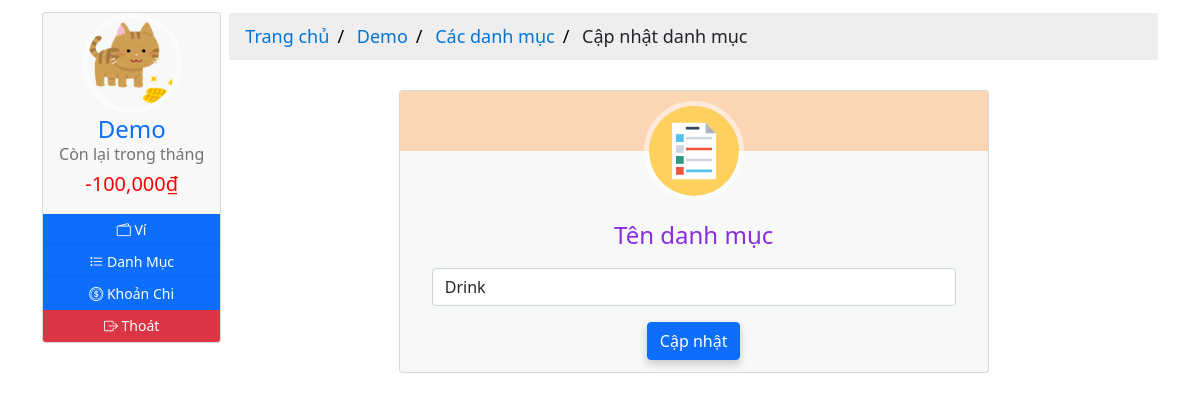
/1/1/update_item (signed in), run on the app's committed database.
### moneymanagement/models.py (models this page shows, shortened)
class User(db.Model, UserMixin):
  __tablename__ = 'users'
  id = db.Column(db.Integer, primary_key=True)
  email = db.Column(db.String(64), nullable=False, unique=True, index=True)
  username = db.Column(db.String(64), nullable=False, unique=True, index=True)
  password_hash = db.Column(db.String(128))
  profile_image = db.Column(db.String(64), nullable=False, default='df_profile.svg')
  wallets = db.relationship('Wallet', back_populates='owner', lazy='dynamic')
  items = db.relationship('Item', back_populates='users', lazy='dynamic')
  expenditures = db.relationship('Expenditure', back_populates='users', lazy=True)
  money_saving = db.relationship('MoneySaving', back_populates='user', lazy='dynamic')
  def total_expenses_by_date(self, date):
    total = 0
    for wallet in self.wallets:
      total += wallet.total_expense_by_date(date)
    return total
  def total_balance_by_date(self, date):
    total = 0
    for wallet in self.wallets:
      total += wallet.total_balance_by_date(date)
    return total
  def rest_balance_by_date(self, date):
    return self.total_balance_by_date(date) - self.total_expenses_by_date(date)

class TrackBalance(db.Model):
  __tablename__ = 'trackbalances'
  id = db.Column(db.Integer, primary_key=True)
  date = db.Column(db.DateTime, nullable=False, unique=True, index=True)
  balance = db.Column(db.Integer, nullable=False, default=0)
  description = db.Column(db.String(128))
  check = db.Column(db.Boolean, default=False)
  wallet_id = db.Column(db.Integer, db.ForeignKey('wallets.id'))
  wallet = db.relationship('Wallet', back_populates='track_balances', uselist=False)

class Expenditure(db.Model):
  __tablename__ = 'expenditures'
  id = db.Column(db.Integer, primary_key=True)
  name = db.Column(db.String(32), nullable=False)
  date = db.Column(db.Date, nullable=False, default=datetime.utcnow().strftime('%Y-%m-%d'))
  description = db.Column(db.String(128), nullable=False, default='Không có miêu tả nào')
  amount = db.Column(db.Integer, nullable=False, default=0)
  item_id = db.Column(db.Integer, db.ForeignKey('items.id'))
  items = db.relationship('Item', back_populates='expenditures', uselist=False)
  user_id = db.Column(db.Integer, db.ForeignKey('users.id'))
  users = db.relationship('User', back_populates='expenditures', uselist=False)
  wallet_id = db.Column(db.Integer, db.ForeignKey('wallets.id'))
  wallet = db.relationship('Wallet', back_populates='expenditures', uselist=False)

class Item(db.Model):
  __tablename__ = 'items'
  id = db.Column(db.Integer, primary_key=True)
  name = db.Column(db.String(32), nullable=False)
  user_id = db.Column(db.Integer, db.ForeignKey('users.id'))
  wallet_id = db.Column(db.Integer, db.ForeignKey('wallets.id'))
  users = db.relationship('User', back_populates='items',uselist=False)
  expenditures = db.relationship('Expenditure', back_populates='items', lazy='dynamic')
  wallet = db.relationship('Wallet', back_populates='items', uselist=False)

### moneymanagement/items/views.py (the view)
@items_blueprint.route('/<int:user_id>/<int:item_id>/update_item', methods=['GET', 'POST'])
@login_required
def update(user_id, item_id):
  if not Item.query.filter_by(user_id=current_user.id, id=item_id).first():
    abort(404)
  item = Item.query.get(item_id)
  form = UpdateItemForm()
  if form.validate_on_submit():
    item.name = form.name.data
    db.session.commit()
    flash('Danh mục đã cập nhật!')
    return redirect(url_for('users.item', user_id=user_id))
  elif request.method == 'GET':
    form.name.data = item.name
  return render_template('items/update.html', form=form, user_id=user_id, item_id=item_id)

### moneymanagement/items/forms.py (shortened to what this page needs)
class UpdateItemForm(FlaskForm):
  name = StringField('Name', validators=[DataRequired(), Length(min=1, max=32)])
  submit = SubmitField('Submit')

### moneymanagement/__init__.py (called while the page is built)
@app.context_processor
def inject_now():
    return {'now': datetime.utcnow()}

### moneymanagement/models.py (called while the page is built)
@login_manager.user_loader
def load_user(user_id):
  return User.query.get(user_id)

  def total_balance_by_date(self, date):
    total = 0
    for track in self.track_balances:
      if date in track.date.strftime('%Y-%m-%d'):
        total += track.balance
    return total

  def total_expense_by_date(self, date):
    total = 0
    for expense in self.expenditures:
      if date in expense.date.strftime('%Y-%m-%d'):
        total += expense.amount
    return total

### moneymanagement/templates/items/update.html (shortened to what this page needs)
{% extends 'base-2.html' %}
{%block breadcrumb %}
<div class="content-breadcrumb">
  <ul class="breadcrumb">
    <li>
      <a href="{{ url_for('core.home', user_id=current_user.id) }}"
        >Trang chủ</a
      >
    </li>
    <li><a href="#">{{ current_user.username }}</a></li>
    <li><a href="{{ url_for('users.item', user_id=current_user.id) }}">Các danh mục</a></li>
    <li>Cập nhật danh mục</li>
  </ul>
</div>
{% endblock breadcrumb %}
{%block content %}
<div class="content-home">
  <div class="container">
    <div class="row">
      <div class="col-sm-2"></div>
      <div class="col-sm-8">
        <div class="card hovercard">
          <div class="avatar">
            <a href="#">
              <img
                alt=""
                src="{{ url_for('static', filename='icons/list-icon.svg') }}"
              />
            </a>
          </div>
          <div class="info">
            <div class="title">
              <p><h4 class="color">Tên danh mục</h4></p>
            </div>
            <div class="container" align="left">
              <form method="POST">
                <div class="row">
                  <div class="col-sm-12">
                    {{form.name(class="form-control") }} {{ render_error(form.name) }}
                  </div>
                </div>
                <div class="col-12 button-center">{{ form.submit(class="btn btn-primary", value="Cập nhật") }}</div>
              </form>
            </div>
          </div>
        </div>
      </div>
      <div class="col-sm-2"></div>
    </div>
  </div>
</div>
{% endblock content %}

### moneymanagement/templates/base-2.html (shortened to what this page needs)
{% from "_render_field.html" import render_field, render_error %}
<!DOCTYPE html>
<html lang="en">
  <head>
    <link
      rel="stylesheet"
      type="text/css"
      href="{{ url_for('static', filename='styles/main.css') }}"
    />
    <link
      rel="stylesheet"
      type="text/css"
      href="{{ url_for('static', filename='styles/profile.css') }}"
    />
    <link
      rel="stylesheet"
      type="text/css"
      href="{{ url_for('static', filename='styles/card.css') }}"
    />
    <link
      rel="stylesheet"
      type="text/css"
      href="{{ url_for('static', filename='styles/table.css') }}"
    />
    <link
      rel="stylesheet"
      type="text/css"
      href="{{ url_for('static', filename='styles/pagination.css') }}"
    />
    <link
      rel="stylesheet"
      href="https://cdnjs.cloudflare.com/ajax/libs/font-awesome/4.7.0/css/font-awesome.min.css"
    />
    <link
      rel="stylesheet"
      href="https://cdn.jsdelivr.net/npm/bootstrap-icons@1.7.2/font/bootstrap-icons.css"
    />
    <link
      href="https://cdn.jsdelivr.net/npm/bootstrap@5.1.1/dist/css/bootstrap.min.css"
      rel="stylesheet"
    />
  </head>
  <body>
    <div class="container">
      <div class="row g-2">
        <div class="col-sm-2">
          <div class="card hovercard">
            <div class="avatar-profile">
              <a href="#" data-bs-toggle="modal" data-bs-target="#exampleModal">
                <img
                  alt=""
                  src="{{ url_for('static', filename='profile_pics/' + current_user.profile_image) }}"
                />
              </a>
            </div>
            <div class="info">
              <div class="title">
                <a
                  target="_blank"
                  href="#"
                  data-bs-toggle="modal"
                  data-bs-target="#exampleModal"
                  >{{ current_user.username }}</a
                >
              </div>
              {% block current_balance %}
              <div class="desc"><h6>Còn lại trong tháng</h6></div>
              <div class="desc">
                {% if current_user.rest_balance_by_date(now.strftime('%Y-%m')) >
                (current_user.total_balance_by_date(now.strftime('%Y-%m')) / 2)
                %}
                <h5 style="color: green">
                  {{
                  "{:,.0f}".format(current_user.rest_balance_by_date(now.strftime('%Y-%m')))
                  }}<span>&#8363;</span>
                </h5>
                {%else %}
                <h5 style="color: red">
                  {{
                  "{:,.0f}".format(current_user.rest_balance_by_date(now.strftime('%Y-%m')))
                  }}<span>&#8363;</span>
                </h5>
                {% endif %}
              </div>
              {% endblock current_balance %}
            </div>
            <div
              class="bottom"
              id="none-padding-margin"
              style="text-align: center"
            >
              <div class="title">
                <div class="row g2">
                  <a
                    class="btn btn-primary btn-sm margin btn-icon"
                    href="{{ url_for('users.wallet', user_id=current_user.id) }}"
                  >
                    <i class="bi bi-wallet2"></i><span>&nbsp;Ví</span>
                  </a>
                </div>
              </div>
              <div class="title">
                <div class="row g2" style="text-align: left">
                  <a
                    class="btn btn-primary btn-sm margin btn-icon"
                    href="{{ url_for('users.item', user_id=current_user.id) }}"
                  >
                    <i class="bi bi-list-task"></i><span>&nbsp;Danh Mục</span>
                  </a>
                </div>
              </div>
              <div class="title">
                <div class="row g2" style="text-align: left">
                  <a
                    class="btn btn-primary btn-sm margin btn-icon"
                    href="{{ url_for('users.expense', user_id=current_user.id) }}"
                  >
                    <i class="bi bi-coin"></i><span>&nbsp;Khoản Chi</span>
                  </a>
                </div>
              </div>
              <div class="title">
                <div class="row g2" style="text-align: left">
                  <a
                    class="btn btn-danger btn-sm margin btn-icon"
                    href="{{ url_for('users.logout') }}"
                  >
                    <i class="bi bi-box-arrow-right"></i
                    ><span>&nbsp;Thoát</span>
                  </a>
                </div>
              </div>
            </div>
          </div>
        </div>
        <div class="col-sm-10">
          {% block breadcrumb %}{% endblock breadcrumb %}
          <div
            class="container"
            style="height: 100vh; max-height=fit-content; overflow-y: auto;"
          >
            {% block content %}{% endblock content %}
          </div>
        </div>
      </div>
    </div>
  </body>
</html>

### moneymanagement/static/styles/main.css (style rules this page uses)
.content-breadcrumb { margin: auto; border: none; margin-top: 11px; }
.content-home { margin: auto; width: 100%; box-sizing: content-box; }
.button-center { margin-left: auto; margin-right: auto; text-align: center; }
.card { box-shadow: 0 4px 8px 0 rgba(0, 0, 0, 0.2); transition: 0.3s; }
.container { padding: 2px 16px; }
.btn-primary { box-shadow: 0 4px 8px 0 rgba(0, 0, 0, 0.2); transition: 0.3s; }
body, html { height: 100%; margin: 0; font-family: Arial, Helvetica, sans-serif; }
* { box-sizing: border-box; }

### moneymanagement/static/styles/profile.css (style rules this page uses)
.card { padding-top: 20px; margin: 10px 0 20px 0; background-color: rgba(214, 224, 226, 0.2); border-top-width: 0; border-bottom-width: 2px; -webkit-border-radius: 3px; -moz-border-radius: 3px; border-radius: 3px; -webkit-box-shadow: none; -moz-box-shadow: none; box-shadow: none; -webkit-box-sizing: border-box; -moz-box-sizing: border-box; box-sizing: border-box; }
.card.hovercard { position: relative; padding-top: 0; overflow: hidden; text-align: center; background-color: rgba(214, 224, 226, 0.2); }
.card.hovercard .avatar-profile { top: -50px; }
.card.hovercard .avatar-profile img { width: 100px; height: 100px; max-width: 100px; max-height: 100px; -webkit-border-radius: 50%; -moz-border-radius: 50%; border-radius: 50%; border: 5px solid rgba(255, 255, 255, 0.5); }
.card.hovercard .avatar { position: relative; top: -50px; margin-bottom: -50px; }
.card.hovercard .avatar img { width: 100px; height: 100px; max-width: 100px; max-height: 100px; -webkit-border-radius: 50%; -moz-border-radius: 50%; border-radius: 50%; border: 5px solid rgba(255, 255, 255, 0.5); }
.card.hovercard .info { padding: 4px 8px 10px; }
.card.hovercard .info .title { margin-bottom: 4px; font-size: 24px; line-height: 1; color: #262626; vertical-align: middle; }
.card.hovercard .info .desc { overflow: hidden; font-size: 12px; line-height: 20px; color: #737373; text-overflow: ellipsis; }
.card.hovercard .bottom { padding: 0 20px; margin-bottom: 17px; }
.btn-icon { border-radius: 50%; width: 32px; height: 32px; line-height: 18px; }
a.margin { margin: 0px; }

### moneymanagement/static/styles/card.css (style rules this page uses)
h4.color { color: blueviolet; }
ul.breadcrumb { padding: 10px 16px; list-style: none; background-color: #eee; }
ul.breadcrumb li { display: inline; font-size: 18px; }
ul.breadcrumb li + li:before { padding: 8px; color: black; content: "/\00a0"; }
ul.breadcrumb li a { color: #0275d8; text-decoration: none; }
#none-padding-margin { padding: 0; margin: 0; }

### moneymanagement/static/styles/table.css (style rules this page uses)
body { background: #f9f9f9; font-family: "Roboto", sans-serif; }
a:link { text-decoration: none; }

### data on the page
User: profile_image (picture), username "Demo"
TrackBalance: rest_balance_by_date "-100,000"
Item: name "Drink"
